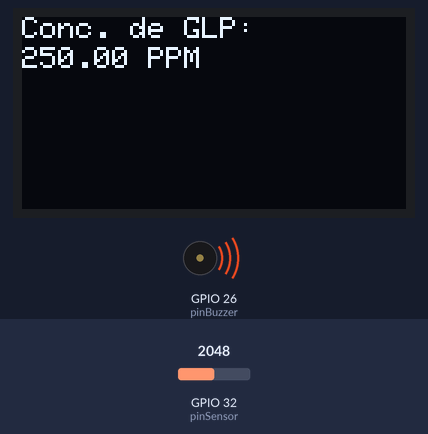
Bench run of a sketch on a simulated ESP32. Parts: 128×64 one-colour display, buzzer (waves = sounding, pin HIGH). The inputs (shaded band) are chosen by the test bench; at power-on: GPIO 32 (pinSensor) = 2048. What the sketch prints to the serial monitor is not drawn.

Above: at 1.8 s.
1.9 s: GPIO 32 (pinSensor) set to 866
At 3.3 s:
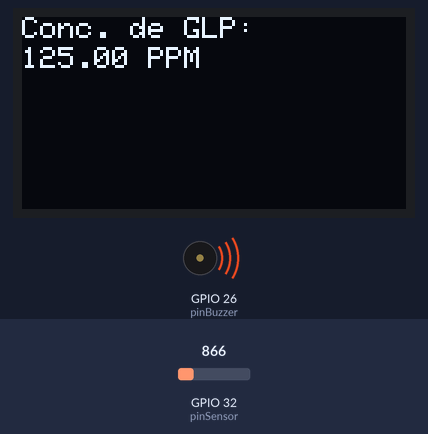
3.6 s: GPIO 32 (pinSensor) set to 756
At 4.6 s:
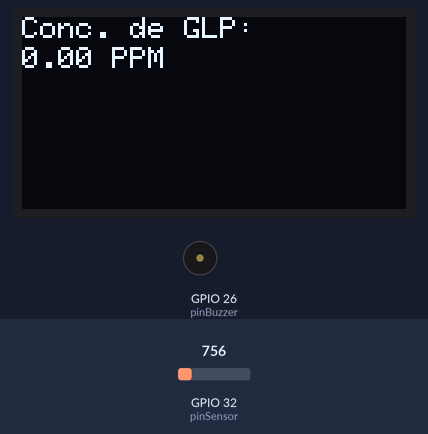
5.6 s: GPIO 32 (pinSensor) set to 2866
At 6.8 s:
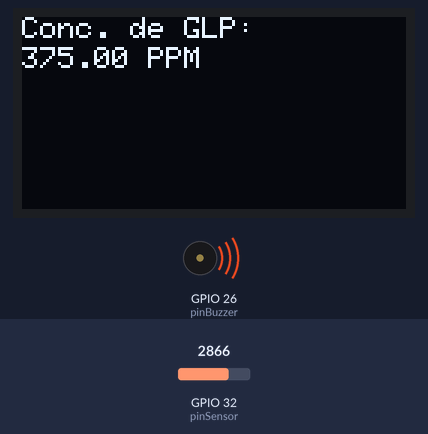
7.7 s: GPIO 32 (pinSensor) set to 491
At 9.1 s:
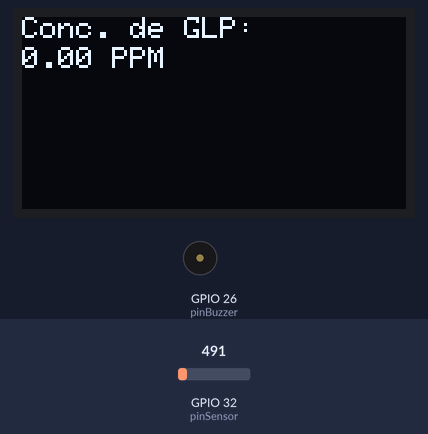
Timing chart, 0 to 10.7 s (numbered marks = the images above; inputs shaded):
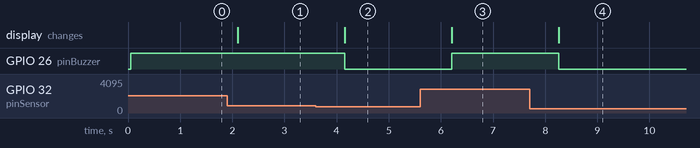

The sketch:

Refatoriado.ino
```cpp
#include <Wire.h>
#include <Adafruit_GFX.h>
#include <Adafruit_SSD1306.h>

#define SCREEN_WIDTH 128
#define SCREEN_HEIGHT 64
#define OLED_RESET    -1
Adafruit_SSD1306 display(SCREEN_WIDTH, SCREEN_HEIGHT, &Wire, OLED_RESET);

const int pinSensor = 32; // Pino analógico onde o sensor MQ2 está conectado
const int pinBuzzer = 26; // Pino digital onde o buzzer está conectado

const float voltageMin = 0.1; // Tensão mínima medida quando há gás (em volts)
const float voltageMax = 4.0; // Tensão máxima medida quando há gás (em volts)
const float ppmMin = 0; // Concentração de GLP correspondente à tensão mínima medida (em PPM)
const float ppmMax = 500; // Concentração de GLP correspondente à tensão máxima medida (em PPM)
const float ppmThreshold = 100; // Limite de concentração de GLP para acionar o buzzer (em PPM)

void setup() {
  Serial.begin(115200); // Inicia a comunicação serial

  pinMode(pinBuzzer, OUTPUT); // Configura o pino do buzzer como saída

  if(!display.begin(SSD1306_SWITCHCAPVCC, 0x3C)) {
    Serial.println(F("Falha ao iniciar o display SSD1306"));
    for(;;);
  }

  display.clearDisplay();
  display.setTextSize(1);
  display.setTextColor(SSD1306_WHITE);
}

void loop() {
  // Lendo o valor analógico do sensor
  int sensorValue = analogRead(pinSensor);

  // Convertendo o valor lido para tensão (em volts)
  float voltage = sensorValue * (5.0 / 4095.0); // A ESP32 possui 12 bits de resolução (0-4095) e tensão de referência de 5V

  // Calculando a concentração de GLP com base na tensão medida
  float glpConcentration = map(voltage, voltageMin, voltageMax, ppmMin, ppmMax); // Mapeia a tensão entre voltageMin e voltageMax para uma concentração de ppmMin a ppmMax

  // Exibindo a tensão lida e a concentração de GLP no monitor serial
  Serial.print("Tensao: ");
  Serial.print(voltage);
  Serial.println(" V");
  Serial.print("Concentracao de GLP: ");
  Serial.print(glpConcentration);
  Serial.println(" PPM");

  // Exibindo a concentração de GLP no display OLED
  display.clearDisplay();
  display.setCursor(0, 0);
  display.print("Conc. de GLP:");
  display.setCursor(0, 10);
  display.print(glpConcentration);
  display.print(" PPM");
  display.display();

  // Verifica se a concentração de GLP ultrapassou o limite
  if (glpConcentration > ppmThreshold) {
    // Se ultrapassar o limite, aciona o buzzer
    digitalWrite(pinBuzzer, HIGH);
  } else {
    // Caso contrário, desativa o buzzer
    digitalWrite(pinBuzzer, LOW);
  }

  // Aguarda um segundo antes da próxima leitura
  delay(1000);
}
```

Measured:
- the behaviour switches between 819 and 818 on GPIO 32 (pinSensor) (found by bisection; images 1 and 2)
- after the input at 1.9 s, the display: changes after 0.21 s (image 1)
- after the input at 3.6 s, GPIO 26 (pinBuzzer): HIGH → LOW after 0.56 s; the display: changes after 0.56 s (image 2)
- after the input at 5.6 s, GPIO 26 (pinBuzzer): LOW → HIGH after 0.61 s; the display: changes after 0.61 s (image 3)
- after the input at 7.7 s, GPIO 26 (pinBuzzer): HIGH → LOW after 0.56 s; the display: changes after 0.56 s (image 4)
